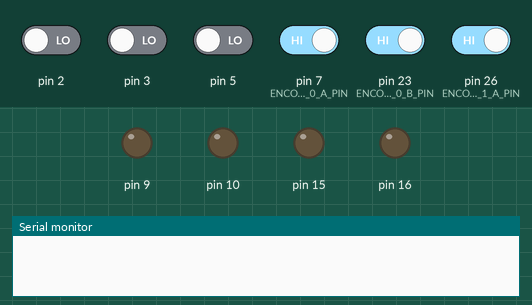
A sketch run on a simulated Arduino Mega 2560, built with avr-gcc and run on an emulated ATmega2560. Parts: output pins drawn as LEDs (lit = HIGH), the last lines printed to the serial monitor. The inputs (shaded band) are chosen by the test bench; at power-on: pin 7 (ENCODER_0_A_PIN), pin 23 (ENCODER_0_B_PIN), pin 26 (ENCODER_1_A_PIN) HIGH, pin 2, pin 3, pin 5 LOW.

Above: at 0.6 s.
At 10.5 s:
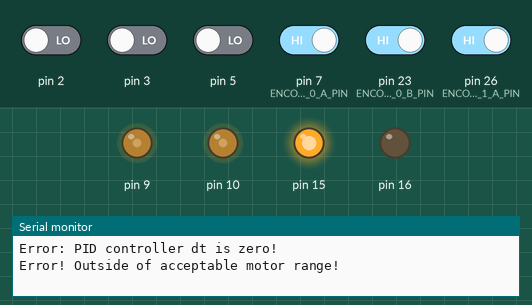
Timing chart, 0 to 12.0 s (numbered marks = the images above):
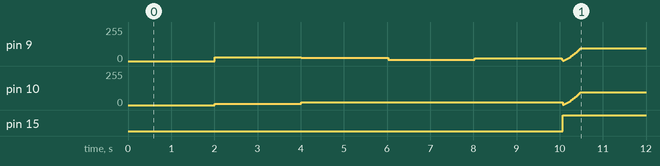

The sketch:

PID_v7_PID_controller.ino
```cpp
/*Lab 7 - PID - v1 - 28.10.21
   This version does a return home but only using basic odometry, v6 to update to include
   better quality odometry.

*/

#include "encoders.h"
#include "motors_v2.h"
#include "pid.h"
#include "kinematics_v3.h"

Motors_c motors;
PID_c pidl;
PID_c pidr;
PID_c pidtheta;
Kinematics_c kinematics;

//Motor parameters
int MAX_SPEED = 100;
int MIN_SPEED = -1;
float lpwm = 20;
float rpwm = 20;
float pwm = 20;

//Time parameters
unsigned long current_time = millis();
unsigned long current_time2 = millis();
unsigned long timestep = 20;
unsigned long oldtime = 0;
unsigned long timenow;

//Kinematics parameters
long countnow_e0;
long countnow_e1;
long countold_e0 = 0;
long countold_e1 = 0;
float phir;                //radians right wheel turned per timestep
float phil;                //radians left wheel turned per timestep
float omegar;              //radians per second right wheel turned per timestep
float omegal;              //radians per second left wheel turned per timestep

//Wheel parameters
int wheel_r = 32 / 2;      //mm wheel radius - needs measuring to confirm
int l = 43;                //mm distance between wheel centrelines - needs measuring to confirm
float cpr = 358.3;         //counts per rev from pololu documentation
float radpc = (2 * PI) / cpr; //radians per count

//PID parameters
float speed_demand = 0;
float angle_demand = 0;
float PID_r;
float PID_l;
float PID_theta;
float K_P_motor = 0.3;
float K_I_motor = 0.001;
float K_D_motor = 0;
float K_P_theta = 3;
float K_I_theta = 0.001;
float K_D_theta = 0;

int i = 0;


void setup() {
  Serial.begin(9600);
  delay(500);

  motors.initiate(MIN_SPEED, MAX_SPEED);
  pidl.initiate();
  pidr.initiate();
  pidtheta.initiate();
  setupEncoder0();
  setupEncoder1();
}


void loop() {

  if (millis() - current_time > 2000) {
    if (i == 0) {
      motors.setMotorPower(10, 28);
    } else if (i == 1) {
      motors.setMotorPower(20, 25);
    } else if (i == 2) {
      motors.setMotorPower(20, 10);
    } else if (i == 3) {
      motors.setMotorPower(20, 20);
    } else if (i == 4) {
      motors.setMotorPower(20, 10);
    } else if (i == 5) {
      motors.setMotorPower(0, 0);
    }
    i++;
    current_time = millis();
  }

  kinematics.updateposition();
  delay(20);

  if (i == 5) {
    kinematics.updateposition();
    float homeangle = PI + (atan2(kinematics.y_global, kinematics.x_global));

    lpwm = 0;
    rpwm = 0;
    pidr.resetvariables();
    pidl.resetvariables();
    pidtheta.resetvariables();

    turntoangle(homeangle, 0.01);
    motors.stopMotors();

    delay(4000);
  }
}

void turntoangle (float angle, float sensitivity) {
  kinematics.updateposition();

  while (kinematics.theta < (angle - sensitivity) || kinematics.theta > (angle + sensitivity)) {
    if (millis() - current_time > 20) {

      kinematics.updateposition();
      PID_theta = pidtheta.update_pid(angle, kinematics.theta, K_P_theta, K_I_theta, K_D_theta);

      updateomega();
      PID_r = pidr.update_pid(0, (omegar + PID_theta), K_P_motor, K_I_motor, K_D_motor);
      PID_l = pidl.update_pid(0, (omegal - PID_theta), K_P_motor, K_I_motor, K_D_motor);
      lpwm = lpwm + PID_l;
      rpwm = rpwm + PID_r;
      motors.setMotorPower(lpwm, rpwm);

      current_time = millis();
    }
  }
}

void updateomega() {
  countnow_e0 = count_e0;
  countnow_e1 = count_e1;
  timenow = millis();

  phir = (countnow_e0 - countold_e0) * radpc;
  phil = (countnow_e1 - countold_e1) * radpc;

  omegar = (phir / (timenow - oldtime)) * 1000;
  omegal = (phil / (timenow - oldtime)) * 1000;

  countold_e0 = countnow_e0;
  countold_e1 = countnow_e1;
  oldtime = timenow;
}

void speedplot() {
  Serial.print(omegal);
  Serial.print(",");
  Serial.print(omegar);
  Serial.print(",");
  Serial.print(pidl.D);
  Serial.print(",");
  Serial.print(10);
  Serial.print(",");
  Serial.println(-10);
}

void kinematics_testing() {
  kinematics.updateposition();
  Serial.println(kinematics.x_global);
  Serial.println(kinematics.y_global);
  Serial.println(kinematics.theta);
  Serial.println("");
  delay(10);
}
```

encoders.h
```cpp
#ifndef _ENCODERS_H
#define _ENCODERS_H

#define ENCODER_0_A_PIN  7
#define ENCODER_0_B_PIN  23
#define ENCODER_1_A_PIN  26
//#define ENCODER_1_B_PIN Non-standard pin!


// Volatile Global variables used by Encoder ISR.
volatile long count_e0; // used by encoder to count the rotation
volatile byte state_e0;
volatile long count_e1;
volatile byte state_e1;


// This ISR handles just Encoder 1
// ISR to read the Encoder1 Channel A and B pins
// and then look up based on  transition what kind of
// rotation must have occured.
ISR( INT6_vect ) {
  // We know that the ISR is only called when a pin changes.
  // We also know only 1 pin can change at a time.
  // The XOR(AB) signal change from "Channel A" triggers ISR.

  // First, Read in the new state of the encoder pins.
  // Standard pins, so standard read functions.
  boolean e0_B = digitalRead( ENCODER_0_B_PIN ); // normal B state
  boolean e0_A = digitalRead( ENCODER_0_A_PIN ); // XOR(AB)

  // Software XOR (^) logically infers
  // the true value of A given the state of B
  e0_A = e0_A ^ e0_B;

  // Shift our (new) current readings into bit positions
  // 2 and 3 in the state variable (current state)
  // State: (bit3)  (bit2)  (bit1)   (bit0)
  // State:  new B   new A   old B   old A  //HH COMMENT: The state is
                                            //essentially a binary numer that
                                            //we are creating from the 1s and
                                            //0s of the two encoders A and B
    state_e0 = state_e0 | ( e0_B  << 3 );
    state_e0 = state_e0 | ( e0_A  << 2 );

    // Handle which transition we have registered.
    // Complete this if statement as necessary.
    // Refer to the labsheet.
    if( state_e0 == 0 ) {
      //Do nothing
    } else if(state_e0 == 1 ) {
      count_e0--;
    } else if(state_e0 == 2 ) {
      count_e0++;
    } else if (state_e0 == 3) {
      //Do nothing
    } else if (state_e0 == 4) {
      count_e0++;
    } else if (state_e0 == 5) {
      //Do nothing
    } else if (state_e0 == 6) {
      //Do nothing
    } else if (state_e0 == 7) {
      count_e0--;
    } else if (state_e0 == 8) {
      count_e0--;
    } else if (state_e0 == 9) {
      //Do nothing
    } else if (state_e0 == 10) {
      //Do nothing
    } else if (state_e0 == 11) {
      count_e0++;
    } else if (state_e0 == 12) {
      //Do nothing
    } else if (state_e0 == 13) {
      count_e0++;
    } else if (state_e0 == 14) {
      count_e0--;
    } else if (state_e0 == 15) {
      //Do nothing
    } // Continue this if statement as necessary.

    // Shift the current readings (bits 3 and 2) down
    // into position 1 and 0 (to become prior readings)
    // This bumps bits 1 and 0 off to the right, "deleting"
    // them for the next ISR call.
    state_e0 = state_e0 >> 2;

}


// This ISR handles just Encoder 0
// ISR to read the Encoder0 Channel A and B pins
// and then look up based on  transition what kind of
// rotation must have occured.


ISR( PCINT0_vect ) {

    // First, Read in the new state of the encoder pins.

    // Mask for a specific pin from the port.
    // Non-standard pin, so we access the register
    // directly.
    // Reading just PINE would give us a number
    // composed of all 8 bits.  We want only bit 2.
    // B00000100 masks out all but bit 2
    // It is more portable to use the PINE2 keyword.
    boolean e1_B = PINE & (1<<PINE2);
    //boolean e1_B = PINE & B00000100;  // Does same as above.

    // Standard read from the other pin.
    boolean e1_A = digitalRead( ENCODER_1_A_PIN ); // 26 the same as A8


    e1_A = e1_A ^ e1_B;

    // Create a bitwise representation of our states
    // We do this by shifting the boolean value up by
    // the appropriate number of bits, as per our table
    // header:
    //
    // State :  (bit3)  (bit2)  (bit1)  (bit0)
    // State :  New A,  New B,  Old A,  Old B.
    state_e1 = state_e1 | ( e1_B  << 3 );
    state_e1 = state_e1 | ( e1_A  << 2 );


    // Handle which transition we have registered.
    // Complete this if statement as necessary.
    // Refer to the labsheet.
    if( state_e1 == 0 ) {
      //Do nothing
    } else if(state_e1 == 1 ) {
      count_e1--;
    } else if(state_e1 == 2 ) {
      count_e1++;
    } else if (state_e1 == 3) {
      //Do nothing
    } else if (state_e1 == 4) {
      count_e1++;
    } else if (state_e1 == 5) {
      //Do nothing
    } else if (state_e1 == 6) {
      //Do nothing
    } else if (state_e1 == 7) {
      count_e1--;
    } else if (state_e1 == 8) {
      count_e1--;
    } else if (state_e1 == 9) {
      //Do nothing
    } else if (state_e1 == 10) {
      //Do nothing
    } else if (state_e1 == 11) {
      count_e1++;
    } else if (state_e1 == 12) {
      //Do nothing
    } else if (state_e1 == 13) {
      count_e1++;
    } else if (state_e1 == 14) {
      count_e1--;
    } else if (state_e1 == 15) {
      //Do nothing
    } // Continue this if statement as necessary.

    // Shift the current readings (bits 3 and 2) down
    // into position 1 and 0 (to become prior readings)
    // This bumps bits 1 and 0 off to the right, "deleting"
    // them for the next ISR call.
    state_e1 = state_e1 >> 2;
}


/*
   This setup routine enables interrupts for
   encoder1.  The interrupt is automatically
   triggered when one of the encoder pin changes.
   This is really convenient!  It means we don't
   have to check the encoder manually.
*/
void setupEncoder0()
{
    count_e0 = 0;

    // Setup pins for right encoder
    pinMode( ENCODER_0_A_PIN, INPUT );
    pinMode( ENCODER_0_B_PIN, INPUT );

    // initialise the recorded state of e0 encoder.
    state_e0 = 0;

    // Get initial state of encoder pins A + B
    boolean e0_A = digitalRead( ENCODER_0_A_PIN );
    boolean e0_B = digitalRead( ENCODER_0_B_PIN );
    e0_A = e0_A ^ e0_B;

    // Shift values into correct place in state.
    // Bits 1 and 0  are prior states.
    state_e0 = state_e0 | ( e0_B << 1 );
    state_e0 = state_e0 | ( e0_B << 0 );


    // Now to set up PE6 as an external interupt (INT6), which means it can
    // have its own dedicated ISR vector INT6_vector

    // Page 90, 11.1.3 External Interrupt Mask Register – EIMSK
    // Disable external interrupts for INT6 first
    // Set INT6 bit low, preserve other bits
    EIMSK = EIMSK & ~(1<<INT6);
    //EIMSK = EIMSK & B1011111; // Same as above.

    // Page 89, 11.1.2 External Interrupt Control Register B – EICRB
    // Used to set up INT6 interrupt
    EICRB |= ( 1 << ISC60 );  // using header file names, push 1 to bit ISC60
    //EICRB |= B00010000; // does same as above

    // Page 90, 11.1.4 External Interrupt Flag Register – EIFR
    // Setting a 1 in bit 6 (INTF6) clears the interrupt flag.
    EIFR |= ( 1 << INTF6 );
    //EIFR |= B01000000;  // same as above

    // Now that we have set INT6 interrupt up, we can enable
    // the interrupt to happen
    // Page 90, 11.1.3 External Interrupt Mask Register – EIMSK
    // Disable external interrupts for INT6 first
    // Set INT6 bit high, preserve other bits
    EIMSK |= ( 1 << INT6 );
    //EIMSK |= B01000000; // Same as above

}

void setupEncoder1()
{

    count_e1 = 0;

    // Setting up left encoder:
    // The Romi board uses the pin PE2 (port E, pin 2) which is
    // very unconventional.  It doesn't have a standard
    // arduino alias (like d6, or a5, for example).
    // We set it up here with direct register access
    // Writing a 0 to a DDR sets as input
    // DDRE = Data Direction Register (Port)E
    // We want pin PE2, which means bit 2 (counting from 0)
    // PE Register bits [ 7  6  5  4  3  2  1  0 ]
    // Binary mask      [ 1  1  1  1  1  0  1  1 ]
    //
    // By performing an & here, the 0 sets low, all 1's preserve
    // any previous state.
    DDRE = DDRE & ~(1<<DDE6);
    //DDRE = DDRE & B11111011; // Same as above.

    // We need to enable the pull up resistor for the pin
    // To do this, once a pin is set to input (as above)
    // You write a 1 to the bit in the output register
    PORTE = PORTE | (1 << PORTE2 );
    //PORTE = PORTE | 0B00000100;

    // Encoder0 uses conventional pin 26
    pinMode( ENCODER_1_A_PIN, INPUT );
    digitalWrite( ENCODER_1_A_PIN, HIGH ); // Encoder 1 xor

    // initialise the recorded state of e1 encoder.
    state_e1 = 0;

    // Get initial state of encoder.
    boolean e1_B = PINE & (1<<PINE2);
    //boolean e1_B = PINE & B00000100;  // Does same as above.

    // Standard read from the other pin.
    boolean e1_A = digitalRead( ENCODER_1_A_PIN ); // 26 the same as A8

    // Some clever electronics combines the
    // signals and this XOR restores the
    // true value.
    e1_A = e1_A ^ e1_B;


    // Enable pin-change interrupt on A8 (PB4) for encoder0, and disable other
    // pin-change interrupts.
    // Note, this register will normally create an interrupt a change to any pins
    // on the port, but we use PCMSK0 to set it only for PCINT4 which is A8 (PB4)
    // When we set these registers, the compiler will now look for a routine called
    // ISR( PCINT0_vect ) when it detects a change on the pin.  PCINT0 seems like a
    // mismatch to PCINT4, however there is only the one vector servicing a change
    // to all PCINT0->7 pins.
    // See Manual 11.1.5 Pin Change Interrupt Control Register - PCICR

    // Page 91, 11.1.5, Pin Change Interrupt Control Register
    // Disable interrupt first
    PCICR = PCICR & ~( 1 << PCIE0 );
    // PCICR &= B11111110;  // Same as above

    // 11.1.7 Pin Change Mask Register 0 – PCMSK0
    PCMSK0 |= (1 << PCINT4);

    // Page 91, 11.1.6 Pin Change Interrupt Flag Register – PCIFR
    PCIFR |= (1 << PCIF0);  // Clear its interrupt flag by writing a 1.

    // Enable
    PCICR |= (1 << PCIE0);
}

#endif
```

kinematics_v3.h
```cpp
/*Class for Kinemati;cs updating of the Romi Robot
 *
 *Date: 21/10/21
 *Henry Hickson
 *
 *Kinematics are used to locate the robot in the global coordinate system
 *Location include x, y and rotation angle
 *
 *Update position function
 *- Each time it is ran, the function first checks the rotation angle of each wheel since the last update
 *- It then calculates translation in x and rotation about itself
 *- It then calculates the global movement and adds this to the previous update to give a total global
 *  position
 *
 *  Reference:
 *  http://faculty.salina.k-state.edu/tim/robotics_sg/Control/kinematics/odometry.html
 */


#ifndef _KINEMATICS_H
#define _KINEMATICS_H

// Class to track robot position.
class Kinematics_c {
  public:
    float theta = 0;
    float x_global = 0;
    float y_global = 0;
    float x_local;
    float arc_radius = 1;
    float phi;                  //radians moved per timestep in local coordinate system
    float travel_r;             //mm moved of left wheel per timestep
    float travel_l;             //mm moved of right wheel per timestep
    float phir;                //radians right wheel turned per timestep
    float phil;                //radians left wheel turned per timestep
    long oldcounte0 = 0;
    long oldcounte1 = 0;
    int spin_sensitivity = 1;  //the error bound for spinning on the spot in mm
    int wheel_r = 32/2;        //mm wheel radius - needs measuring to confirm
    int l = 43;                //mm distance between wheel centrelines - needs measuring to confirm
    float cpr = 358.3;         //counts per rev from pololu documentation
    float radpc = (2*PI)/cpr;  //radians per count

    Kinematics_c() {
    }

    void updateposition() {
      phir = (count_e0-oldcounte0)*radpc;                      //note that the encoders.h must be included for counts
      phil = (count_e1-oldcounte1)*radpc;
      oldcounte0 = count_e0;
      oldcounte1 = count_e1;

      travel_r = phir*wheel_r;
      travel_l = phil*wheel_r;

      if (travel_r > -travel_l - spin_sensitivity || travel_r < -travel_l + spin_sensitivity) {
        //Spinning on the spot (with a sesnitivty of +- spin_sensitivity mm
        //i.e. it is said to be spinning if travel_l is the same as -travel_r +- the spin sensitivity
        //This is to avoid the program assuming it is moving in an arc when it is actually spinning on the spot
        basic_move();

      } else if (abs(travel_r) > abs(travel_l)) {
        //Turning in an arc to the right
        arc_radius = ((2*l*travel_l) / abs(travel_r-travel_l)) + l;
        phi = (travel_r - travel_l)/(2*l);
        arc_move();

      } else if (abs(travel_r) < abs(travel_l)) {
        //Turning in an arc to the left
        arc_radius = ((2*l*travel_r) / abs(travel_l-travel_r)) + l;
        phi = (travel_l - travel_r)/(2*l);
        arc_move();

      } else if (travel_r == travel_l) {
        //Straight forward or straight back
        basic_move();
      }
    }

    void arc_move() {
      x_global = x_global + arc_radius*(-sin(theta) + sin(phi)*cos(theta) + sin(theta)*cos(phi));
      y_global = y_global + arc_radius*(cos(theta) - cos(phi)*cos(theta) + sin(theta)*sin(phi));
      theta = theta + phi;
    }

    void basic_move() {
      x_local = (travel_r + travel_l)/2;
      phi = (travel_l - travel_r)/(2*l);
      x_global = x_global + x_local*cos(theta);
      y_global = y_global + x_local*sin(theta);
      theta = theta + phi;
    }


};


#endif
```

Source omitted: motors_v2.h (1444 bytes), pid.h (2073 bytes)

Measured:
- by itself, pin 9: 0/255 → 28/255 at 2.0 s, → 25/255 2.0 s later, → 10/255 2.0 s later, → 20/255 2.0 s later, … (24 changes in this stretch)
- by itself, pin 15: LOW → HIGH at 10.1 s
